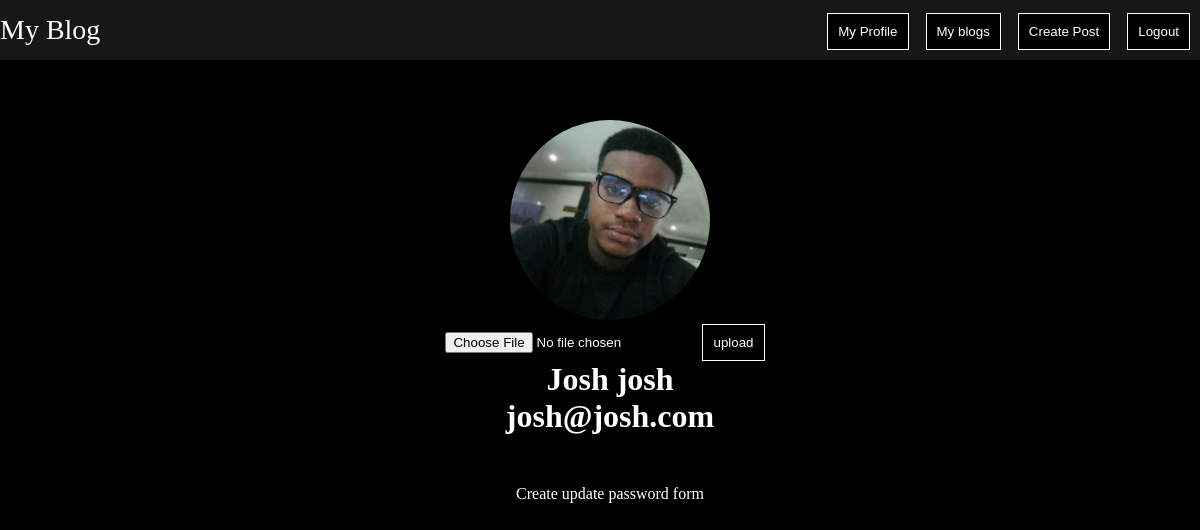
The page /profile/ (signed in) on the database as committed earlier.
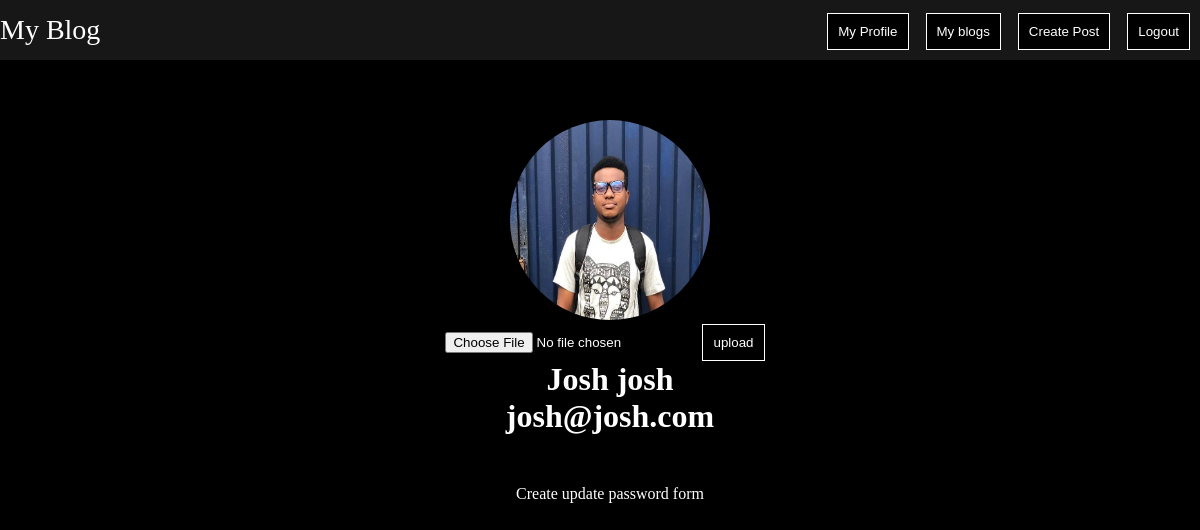
The same page on the database as committed later.
### blog/models.py (models this page shows)
class User(AbstractUser):
    profile_img = models.FileField(upload_to="profiles", blank=True)

### blog/views.py (the view)
# urls.py: path("profile/", views.my_profile),
@login_required(login_url="/login")
def my_profile(req):
    return render(req, "blog/profile.html", {
    })

### blog/templates/blog/profile.html (shortened to what this page needs)
{% extends './base.html' %}
{% load static %}
{% block page_css %}
    <link rel="stylesheet" href="{% static 'blog/css/post.css' %}" />
{% endblock %}
{% block page_content %}
    <div>
        <img src="/{{ user.profile_img }}" width="200px" height="200px" style="border-radius: 100%; margin-top: 50px;" />
    </div>
    <form action="upload" method="post" enctype="multipart/form-data">
        <input type="file" name="profile-img" accept="image/*" />
        <button> upload </button>
    </form>
    <h1 >  {{ user.first_name}} {{ user.last_name}} </h3>
    <h1> {{user.email}} </h3>
    <form style="margin-top: 50px;">
        Create update password form
    </form>
{% endblock %}

Rows that differ between the two databases and show on the page:
changed User "Josh": profile_img: a different picture
